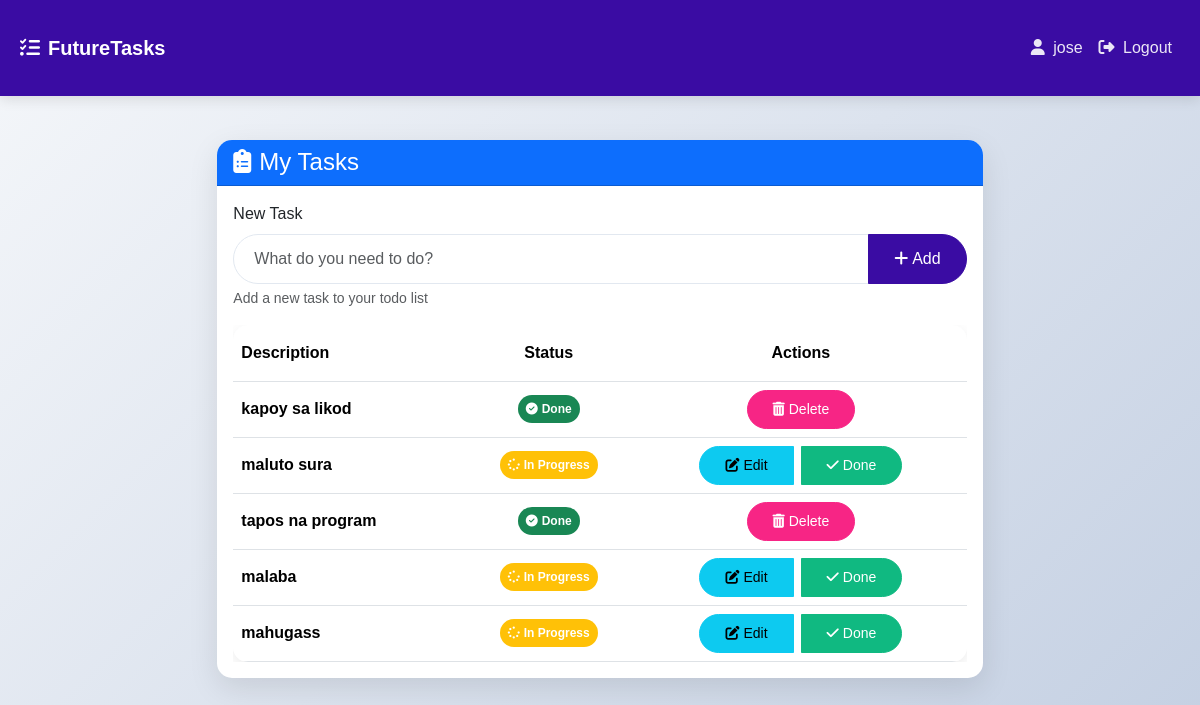
The app's page /home/ (signed in) with its own data.
### todoapp/models.py (models this page shows, shortened)
class Todo(models.Model):
    STATUS = (
        ('inprogress', 'InProgress'),
        ('done', 'Done')
    )
    user = models.ForeignKey(User, on_delete=models.CASCADE, related_name='todos', null=True)
    description = models.CharField(max_length=100)
    status = models.CharField(max_length=50, choices=STATUS, default='inprogress')

### todoapp/views.py (the view, shortened to what this page needs)
# urls.py: path('home/', views.home, name='home'),
@login_required
def home(request):
    todo = Todo.objects.filter(user=request.user)
    if request.method == 'POST' and 'todo_id' in request.POST:
        todo_id = request.POST.get('todo_id')
        todo_item = get_object_or_404(Todo, user=request.user, id=todo_id)
        form = TodoForm(request.POST, instance=todo_item)
        if form.is_valid():
            form.save()
            if request.headers.get('X-Requested-With') == 'XMLHttpRequest':
                return JsonResponse({
                    'status': 'success',
                    'message': f"The todo {todo_item.description} is updated"
                })
            messages.success(request, f"The todo {todo_item.description} is updated")
            return redirect('home')
    else:
        form = TodoForm()
        context = {
            'todo': todo,
            'form': form
        }
    return render(request, 'home.html', context)

### todoapp/forms.py
class TodoForm(forms.ModelForm):
    class Meta:
        model = Todo
        fields = ['description']
        widgets = {
            'description': forms.TextInput(attrs={
                'class': 'form-control',
                'placeholder': 'What do you need to do?',
                'aria-label': 'Task description',
            }),
        }
        labels = {
            'description': 'Task Description',
        }

### todoapp/templates/home.html (shortened to what this page needs)
{% extends "base.html" %}
{% block content %}
<div class="row">
    <div class="col-lg-10 col-xl-8 mx-auto">
        <div class="card mb-4">
            <div class="card-header bg-primary text-white">
                <h4 class="mb-0">
                    <i class="fas fa-clipboard-list me-2"></i>My Tasks
                </h4>
            </div>
            <div class="card-body">
                <form id="addTaskForm" method="post">
                    <div class="mb-3">
                        <label for="{{ form.description.id_for_label }}" class="form-label">New Task</label>
                        <div class="input-group">
                            {{ form.description }}
                            <button type="submit" class="btn btn-primary">
                                <i class="fas fa-plus me-1 d-none d-sm-inline"></i>Add
                            </button>
                        </div>
                        <div id="descriptionHelp" class="form-text">Add a new task to your todo list</div>
                    </div>
                </form>
                <div class="table-responsive">
                    <table class="table align-middle mb-0 bg-white">
                        <thead class="bg-light">
                            <tr>
                                <th class="py-3">Description</th>
                                <th class="py-3 text-center">Status</th>
                                <th class="py-3 text-center">Actions</th>
                            </tr>
                        </thead>
                        <tbody>
                            {% for todo in todo %}
                            <tr data-todo-id="{{ todo.id }}">
                                <td>
                                    <div class="d-flex align-items-center">
                                        <div class="w-100 text-truncate">
                                            <p class="fw-bold mb-0 text-break">{{ todo.description }}</p>
                                        </div>
                                    </div>
                                </td>
                                <td class="text-center">
                                    <span class="badge rounded-pill {% if todo.status == 'inprogress' %}bg-warning{% else %}bg-success{% endif %} p-2">
                                        {% if todo.status == 'inprogress' %}
                                            <i class="fas fa-spinner me-1 d-none d-sm-inline"></i><span class="d-inline-block">In Progress</span>
                                        {% else %}
                                            <i class="fas fa-check-circle me-1 d-none d-sm-inline"></i><span class="d-inline-block">Done</span>
                                        {% endif %}
                                    </span>
                                </td>
                                <td class="text-center">
                                    <div class="btn-group" role="group">
                                        {% if todo.status == 'inprogress' %}
                                            <button type="button" class="btn btn-sm btn-info me-1 me-sm-2 edit-btn" data-bs-toggle="modal" data-bs-target="#editModal" data-todo-id="{{ todo.id }}" data-todo-description="{{ todo.description }}">
                                                <i class="fas fa-edit me-0 me-sm-1"></i><span class="d-none d-sm-inline">Edit</span>
                                            </button>
                                            <button type="button" class="btn btn-sm btn-success mark-done-btn" data-todo-id="{{ todo.id }}">
                                                <i class="fas fa-check me-0 me-sm-1"></i><span class="d-none d-sm-inline">Done</span>
                                            </button>
                                        {% else %}
                                            <button type="button" class="btn btn-sm btn-danger delete-btn" data-todo-id="{{ todo.id }}">
                                                <i class="fas fa-trash-alt me-0 me-sm-1"></i><span class="d-none d-sm-inline">Delete</span>
                                            </button>
                                        {% endif %}
                                    </div>
                                </td>
                            </tr>
                            {% endfor %}
                        </tbody>
                    </table>
                </div>
            </div>
        </div>
    </div>
</div>
{% endblock %}

### todoapp/templates/base.html (shortened to what this page needs)
<!DOCTYPE html>
<html lang="en">
<head>
    <link href="https://cdn.jsdelivr.net/npm/bootstrap@5.3.2/dist/css/bootstrap.min.css" rel="stylesheet">
    <link href="https://cdnjs.cloudflare.com/ajax/libs/font-awesome/6.4.0/css/all.min.css" rel="stylesheet">
</head>
<body>
    <nav class="navbar navbar-expand-lg navbar-dark mb-4">
        <div class="container">
            <a class="navbar-brand" href="{% url 'home' %}">
                <i class="fas fa-tasks me-2"></i>FutureTasks
            </a>
            {% if user.is_authenticated %}
            <div class="collapse navbar-collapse" id="navbarNav">
                <ul class="navbar-nav ms-auto">
                    <li class="nav-item">
                        <span class="nav-link">
                            <i class="fas fa-user me-1"></i> {{ user.username }}
                        </span>
                    </li>
                    <li class="nav-item">
                        <a class="nav-link" href="{% url 'logout' %}">
                            <i class="fas fa-sign-out-alt me-1"></i> Logout
                        </a>
                    </li>
                </ul>
            </div>
            {% endif %}
        </div>
    </nav>
    <div class="container">
        {% block content %}{% endblock %}
    </div>
</body>
</html>

### todoapp/templates/base.html (style rules this page uses)
:root { --primary-color: #3a0ca3; --secondary-color: #4cc9f0; --accent-color: #f72585; --light-color: #f8f9fa; --dark-color: #212529; }
body { font-family: 'Poppins', sans-serif; background: linear-gradient(135deg, #f5f7fa 0%, #c3cfe2 100%); min-height: 100vh; overflow-x: hidden; }
.container { max-width: 1200px; margin: 0 auto; padding: 20px; }
.card { border: none; border-radius: 15px; box-shadow: 0 10px 30px rgba(0, 0, 0, 0.1); transition: all 0.3s ease; overflow: hidden; }
.btn { border-radius: 50px; padding: 8px 25px; font-weight: 500; transition: all 0.3s ease; white-space: nowrap; }
.btn-primary { background: var(--primary-color); border-color: var(--primary-color); }
.btn-success { background: #10b981; border-color: #10b981; }
.btn-danger { background: var(--accent-color); border-color: var(--accent-color); }
.table { border-radius: 15px; overflow: hidden; box-shadow: 0 5px 15px rgba(0, 0, 0, 0.08); }
.navbar { background: var(--primary-color); box-shadow: 0 4px 12px rgba(0, 0, 0, 0.1); }
.navbar-brand { font-weight: 700; color: white !important; }
.navbar-nav .nav-link { color: rgba(255, 255, 255, 0.9) !important; }
.form-control { border-radius: 50px; padding: 12px 20px; border: 1px solid #e2e8f0; }

### records on screen
Todo: description "kapoy sa likod", status "done" (drawn)
Todo: description "maluto sura", status "inprogress" (drawn)
Todo: description "tapos na program", status "done" (drawn)
Todo: description "malaba", status "inprogress" (drawn)
Todo: description "mahugass", status "inprogress" (drawn)

### other values on screen
{{ user.username }} "jose"
